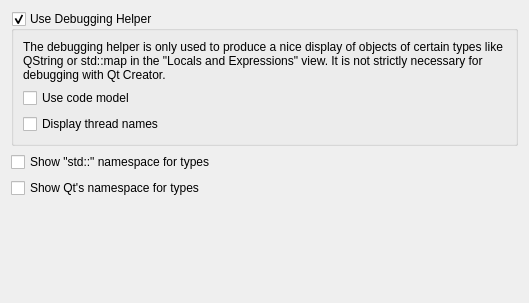
<?xml version="1.0" encoding="UTF-8"?>
<ui version="4.0">
 <class>Debugger::Internal::DebuggingHelperOptionPage</class>
 <widget class="QWidget" name="Debugger::Internal::DebuggingHelperOptionPage">
  <property name="geometry">
   <rect>
    <x>0</x>
    <y>0</y>
    <width>529</width>
    <height>303</height>
   </rect>
  </property>
  <layout class="QVBoxLayout" name="verticalLayout_3">
   <item>
    <widget class="QGroupBox" name="debuggingHelperGroupBox">
     <property name="title">
      <string>Use Debugging Helper</string>
     </property>
     <property name="checkable">
      <bool>true</bool>
     </property>
     <layout class="QVBoxLayout" name="verticalLayout">
      <item>
       <widget class="QLabel" name="label">
        <property name="text">
         <string>&lt;html&gt;&lt;head/&gt;&lt;body&gt;
&lt;p&gt;The debugging helper is only used to produce a nice display of objects of certain types like QString or std::map in the &amp;quot;Locals and Expressions&amp;quot; view. It is not strictly necessary for debugging with Qt Creator. &lt;/p&gt;&lt;/body&gt;&lt;/html&gt;</string>
        </property>
        <property name="textFormat">
         <enum>Qt::AutoText</enum>
        </property>
        <property name="wordWrap">
         <bool>true</bool>
        </property>
       </widget>
      </item>
      <item>
       <widget class="QCheckBox" name="checkBoxUseCodeModel">
        <property name="toolTip">
         <string>Makes use of Qt Creator's code model to find out if a variable has already been assigned a value at the point the debugger interrupts.</string>
        </property>
        <property name="text">
         <string>Use code model</string>
        </property>
       </widget>
      </item>
      <item>
       <widget class="QCheckBox" name="checkBoxShowThreadNames">
        <property name="toolTip">
         <string>Displays names of QThread based threads.</string>
        </property>
        <property name="text">
         <string>Display thread names</string>
        </property>
       </widget>
      </item>
     </layout>
    </widget>
   </item>
   <item>
    <widget class="QCheckBox" name="checkBoxShowStdNamespace">
     <property name="toolTip">
      <string>Shows 'std::' prefix for types from the standard library.</string>
     </property>
     <property name="text">
      <string>Show &quot;std::&quot; namespace for types</string>
     </property>
    </widget>
   </item>
   <item>
    <widget class="QCheckBox" name="checkBoxShowQtNamespace">
     <property name="toolTip">
      <string>Shows Qt namespace prefix for Qt types. This is only relevant if Qt was configured with '-qtnamespace'.</string>
     </property>
     <property name="text">
      <string>Show Qt's namespace for types</string>
     </property>
    </widget>
   </item>
   <item>
    <spacer name="verticalSpacer">
     <property name="orientation">
      <enum>Qt::Vertical</enum>
     </property>
     <property name="sizeHint" stdset="0">
      <size>
       <width>10</width>
       <height>1</height>
      </size>
     </property>
    </spacer>
   </item>
  </layout>
 </widget>
 <resources/>
 <connections/>
</ui>
